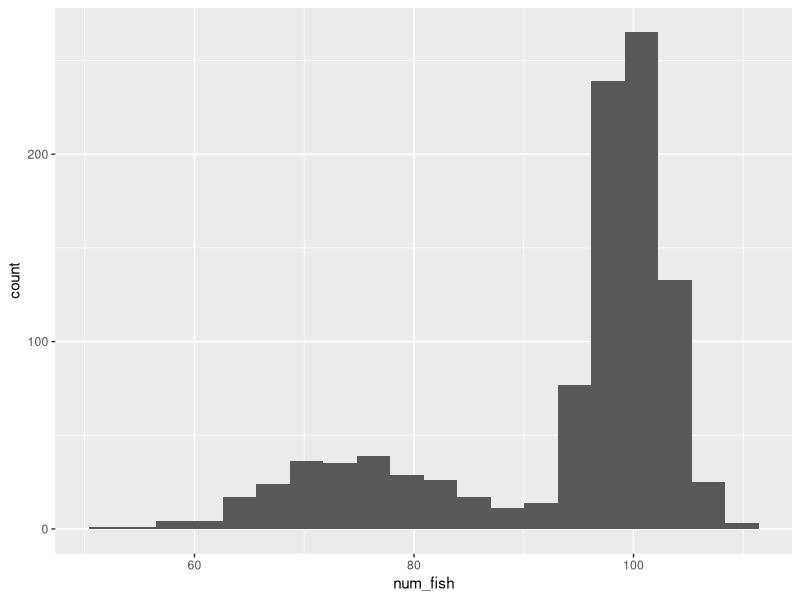
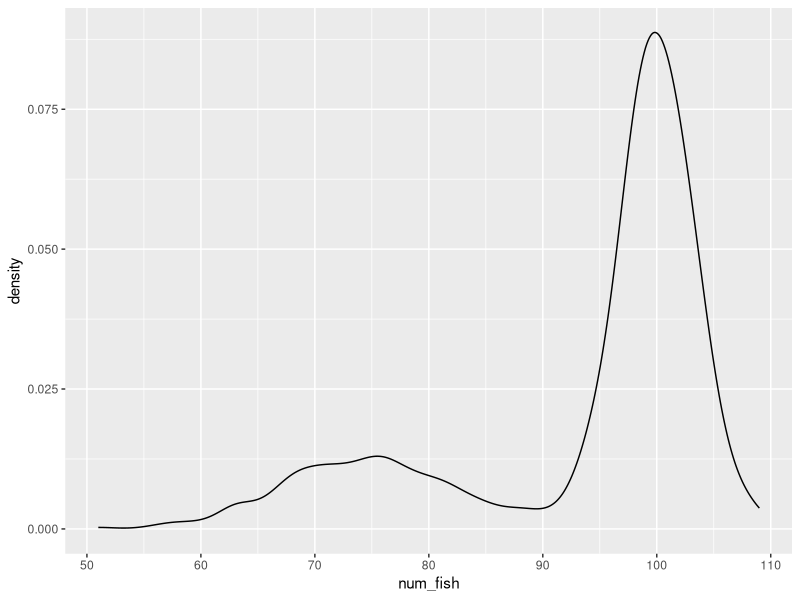
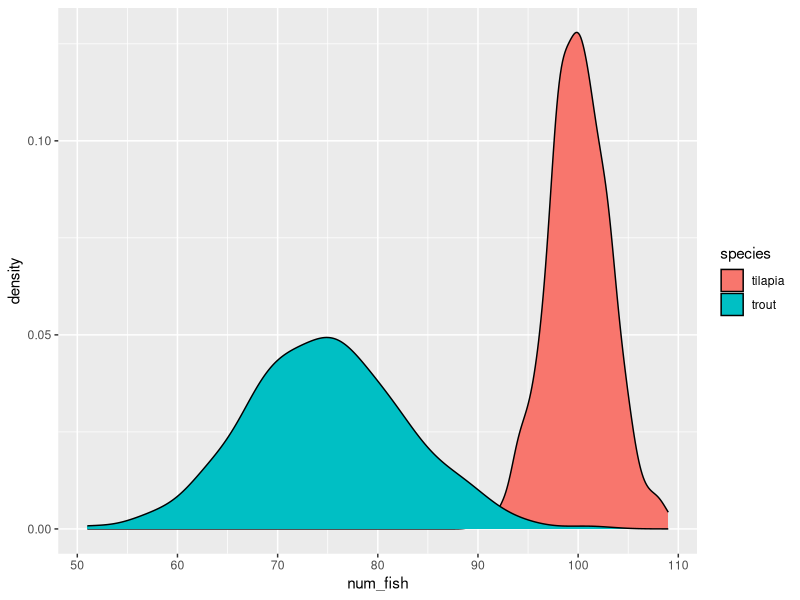
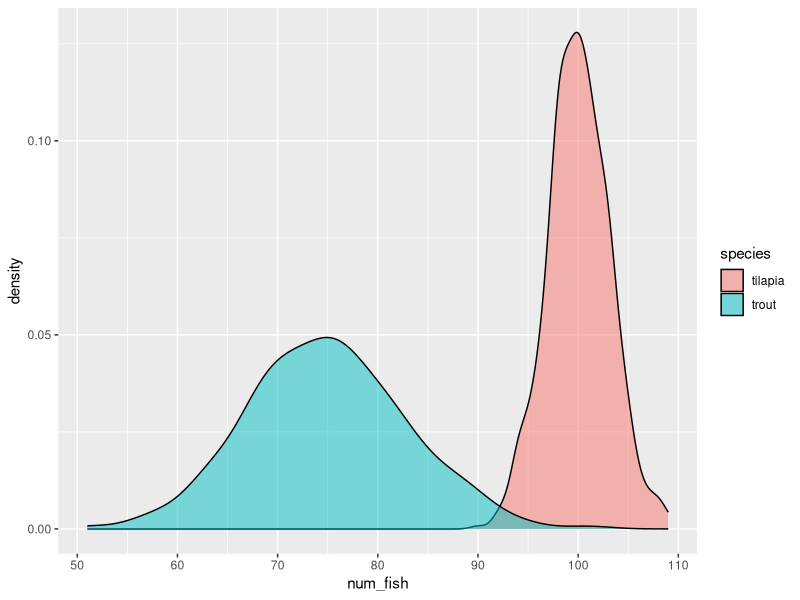
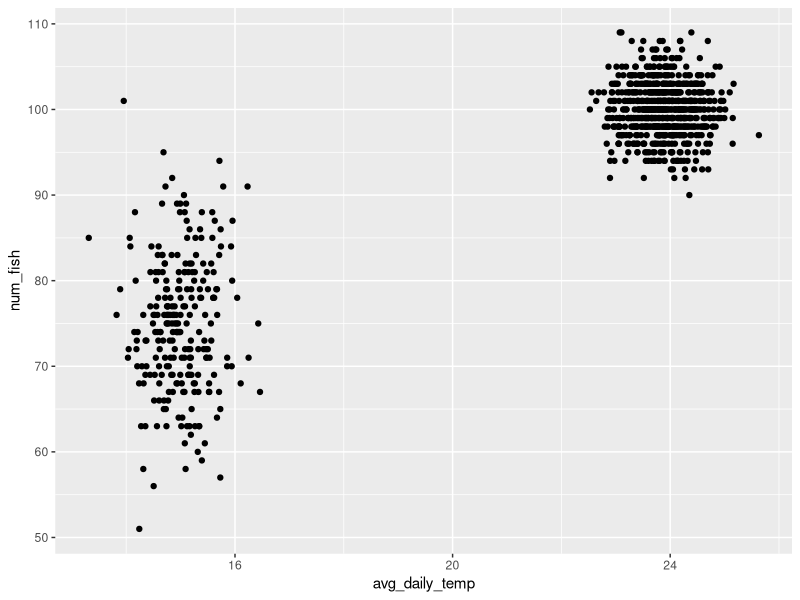
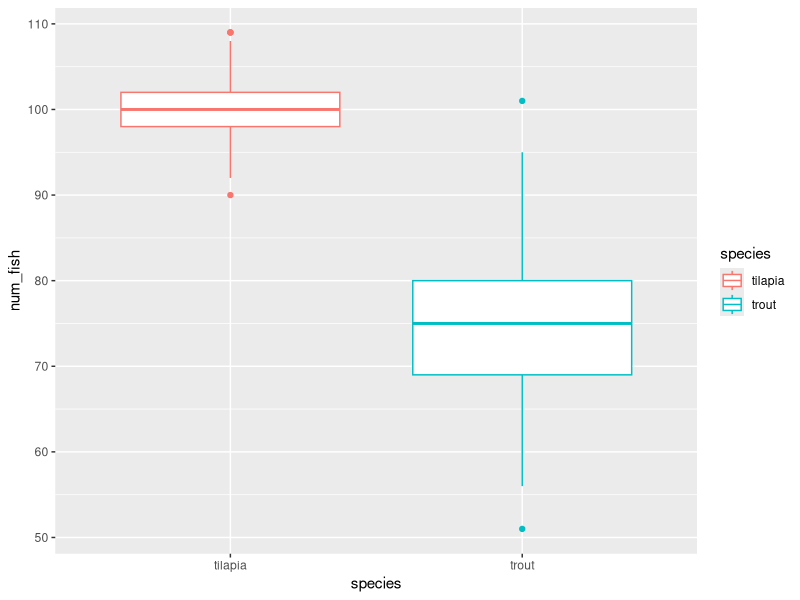
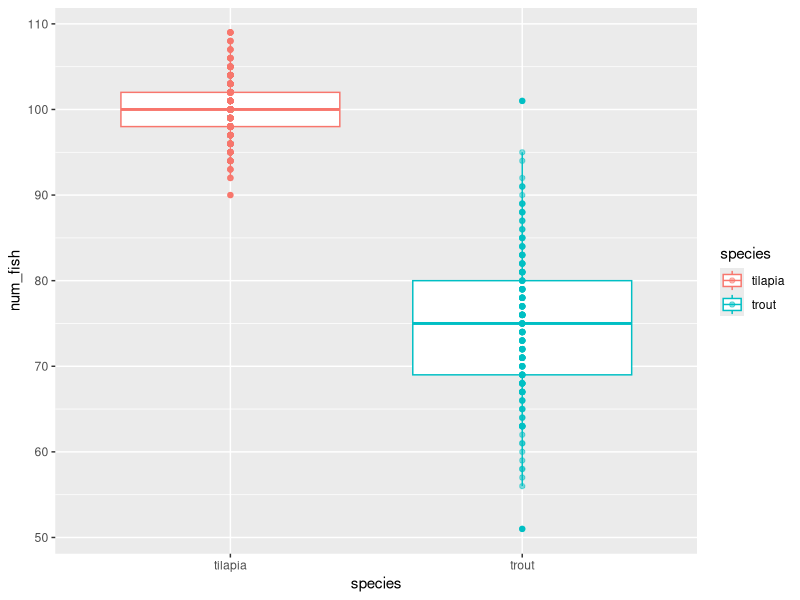
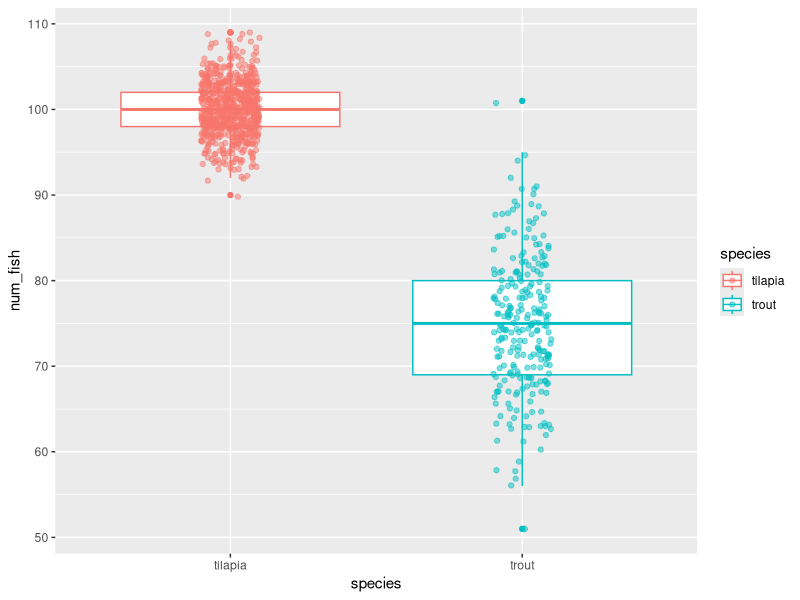

Write the R code that produced these figures, in order.
## ---- chunk 1
knitr::opts_chunk$set(echo = TRUE)
## ---- chunk 2
library(tidyverse)
tanks <- read_csv("../data/fish_tank_data.csv")
## ---- chunk 3
ggplot(tanks, aes(num_fish)) +
  geom_histogram(bins = 20)

# we can change the number of bins (essentially, the number of columns) by modifying the bins argument in the geom_histogram function
## ---- chunk 4
ggplot(tanks, aes(num_fish)) +
  geom_density()
## ---- chunk 5
ggplot(tanks, aes(num_fish, fill = species)) +
  geom_density()
## ---- chunk 6
ggplot(tanks, aes(num_fish, fill = species)) +
  geom_density(alpha = .5)
## ---- chunk 7
ggplot(tanks, aes(avg_daily_temp, num_fish)) +
  geom_point()
## ---- chunk 8
ggplot(tanks, aes(species, num_fish, color = species)) +
  geom_boxplot() 
## ---- chunk 9
ggplot(tanks, aes(species, num_fish, color = species)) +
  geom_boxplot() +
  geom_point(alpha = 0.5)
## ---- chunk 10
ggplot(tanks, aes(species, num_fish, color = species)) +
  geom_boxplot() +
  geom_jitter(alpha = 0.5, width = 0.1) 
## ---- chunk 11
ggplot(tanks, aes(species, num_fish, color = species)) +
  geom_boxplot() +
  geom_jitter(alpha = 0.5, width = 0.1) +
  labs(x = "Species",
       y = "Number of Fish Per Tank",
       color = "Species") +
  theme_light()
